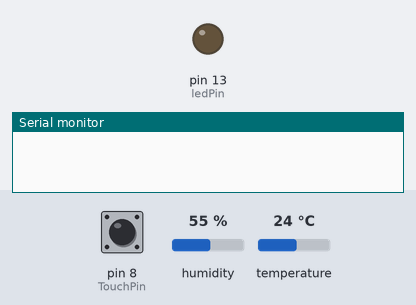
A sketch run on a simulated Arduino Uno, built with avr-gcc and run on an emulated ATmega328P. Parts: output pins drawn as LEDs (lit = HIGH), the last lines printed to the serial monitor. Inputs (shaded band) come from the test bench; at power-on: pin 8 (TouchPin) LOW, humidity 55 %, temperature 24 °C.

Above: at 1.2 s.
1.3 s: pin 8 (TouchPin) pulled HIGH for 0.25 s
At 1.5 s:
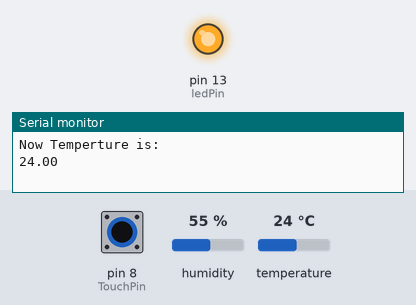
3.1 s: pin 8 (TouchPin) pulled HIGH for 3.2 s
At 7.2 s:
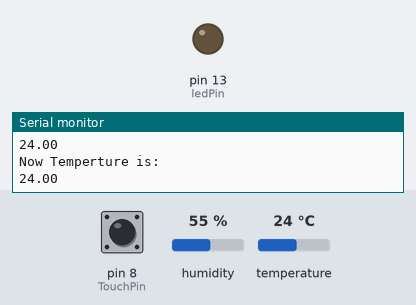
Timing chart, 0 to 8.7 s (numbered marks = the images above; inputs shaded):
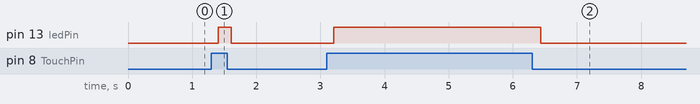

Measured:
- after the input at 1.3 s, pin 13 (ledPin): LOW → HIGH after 0.11 s, → LOW 0.20 s later
- after the input at 3.1 s, pin 13 (ledPin): LOW → HIGH after 0.11 s, → LOW 3.2 s later

The sketch:

temp.ino
```cpp
#include <SoftwareSerial.h>
#include "DHT.h"

int tempPin = 2;
int TouchPin=8;
int ledPin=13;
#define DHTTYPE DHT22   // DHT 22  (AM2302)

DHT dht(tempPin, DHTTYPE);

void setup() {
    pinMode(TouchPin, INPUT);
    pinMode(ledPin,OUTPUT);
    Serial.begin(9600);
    dht.begin();
}

void loop() {
    float temp = dht.readTemperature();
    int sensorValue = digitalRead(TouchPin);
    if(sensorValue==1)
    {
        digitalWrite(ledPin,HIGH);
        Serial.println("Now Temperture is: ");
        Serial.println(temp);
    }
    else
    {
        digitalWrite(ledPin,LOW);
    }
    delay(200);

}
```
